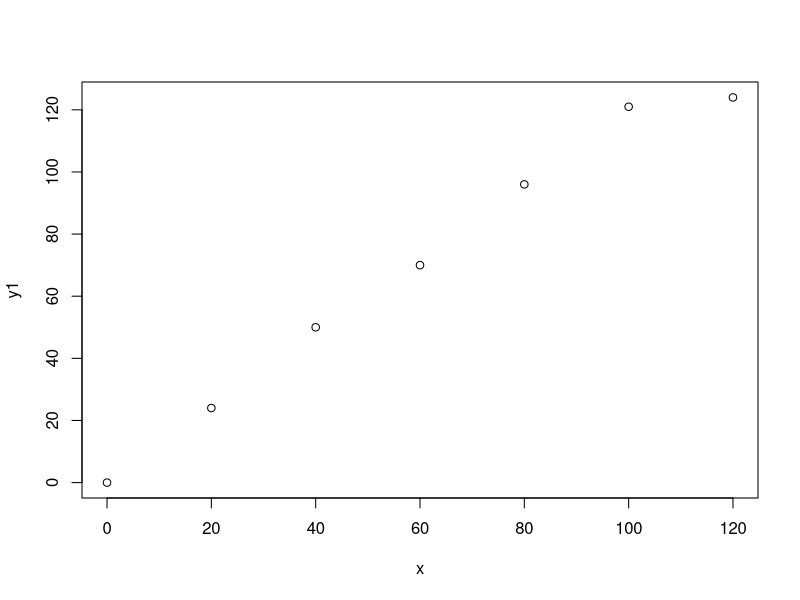
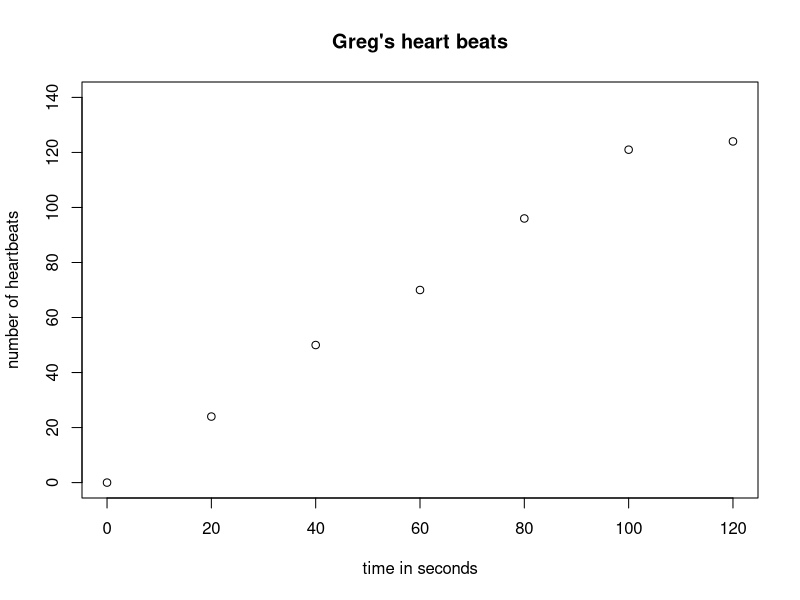
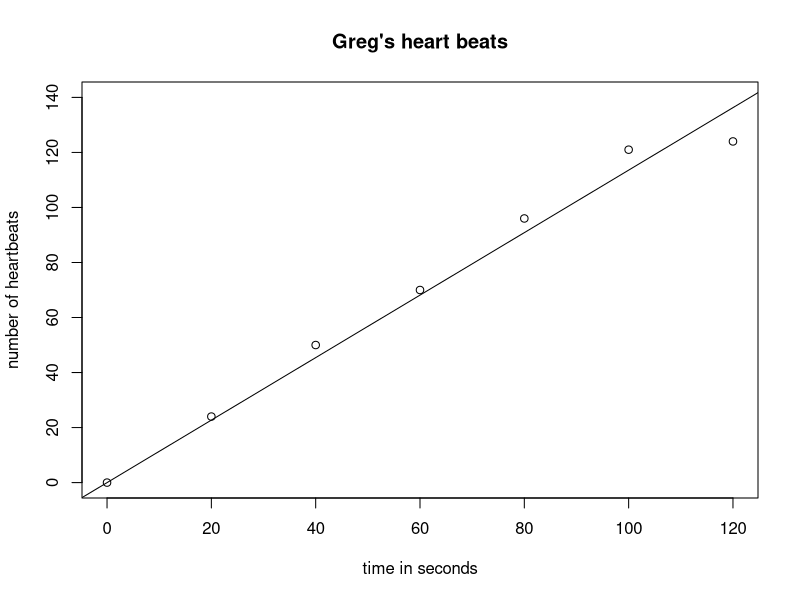
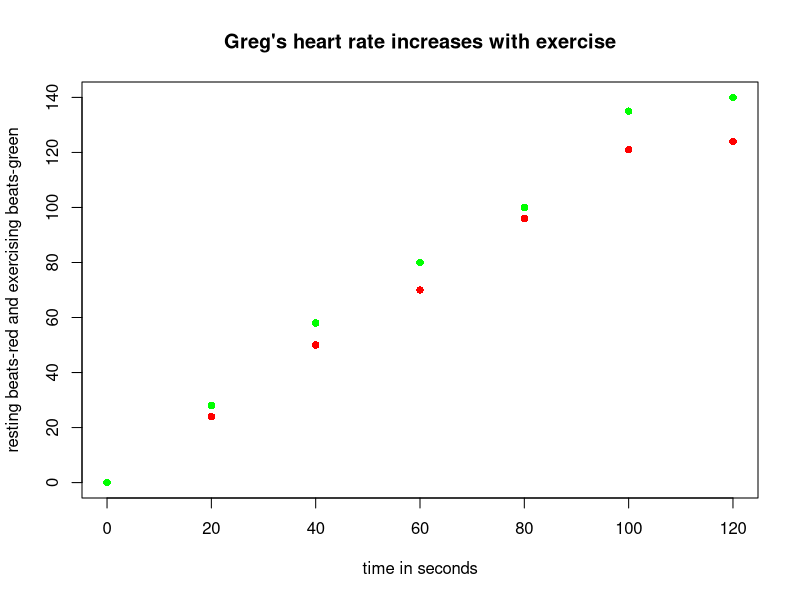
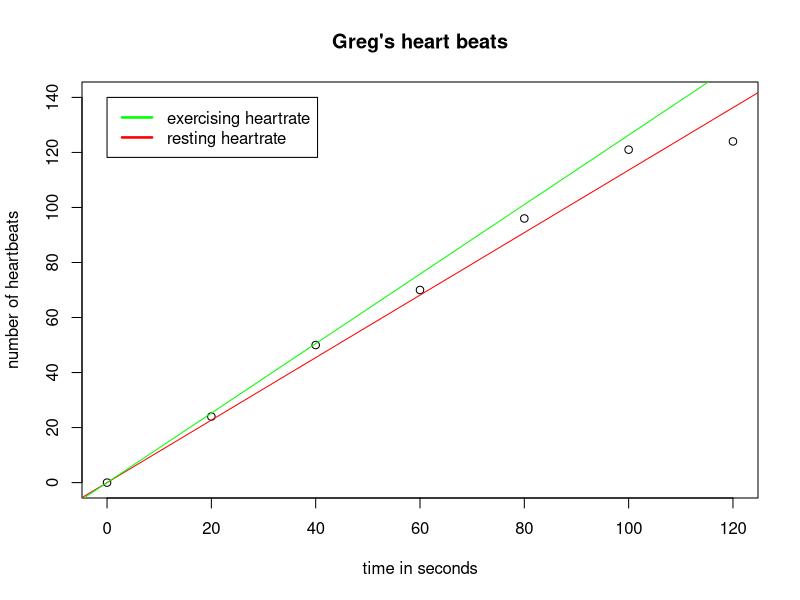

The R source for these figures, in order:
## ---- chunk 1
# This is a comment. Use it to explain what's going on!

## ---- chunk 2
# assign a value to a:
a<-"my value for a"

# assign a value to myFavoriteNumber:
myFavoriteNumber<-27

# print a and myFavoriteNumber
a
myFavoriteNumber

## ---- chunk 3
#enter your code here


## ---- chunk 4
# sets "value" equal to the sqaure root of 20
value<-sqrt(20)

value

## ---- chunk 5

help(sqrt)

## ---- chunk 6
sqrt(9)

#explicitly defining arguments:
sqrt(x=9)

#this won't work:
# sqrt(y=9)

## ---- chunk 7
#enter and run your "help" code here 


## ---- chunk 8
#enter and run your "plot" code here


## ---- chunk 9
myFirstVector<-c(1,2,3,4,5)

#print myFirstVector
myFirstVector
## ---- chunk 10
#enter your code here


## ---- chunk 11
#start by entering a vector of the x-values
x<-c(0, 20, 40, 60, 80, 100, 120)
#and one for the y-values (in order)
y1<-c(0, 24, 50, 70, 96, 121, 124)
#then plot y against x 
#the operator "~" means "value on the left depends upon value on the right"... or "y1 is a function of x": 
plot(y1~x)


## ---- chunk 12
#if you want to adjust the axis limits, add labels, and a title

plot(y1~x, xlim=c(0,120), ylim=c(0,140), main="Greg's heart beats", xlab="time in seconds", ylab = "number of heartbeats")


## ---- chunk 13
# in order to run the abline function below, you must first run the plot function:
plot(y1~x, xlim=c(0,120), ylim=c(0,140), main="Greg's heart beats", xlab="time in seconds", ylab = "number of heartbeats")

#to add the line, setting the y interect at zero, and get its slope, fit a linear model to the data and store the results in a variable (named "model" here).
model<-lm(formula=y1~0+x)
#add a best-fit line to the graph
abline (reg=model)
#type the name of the variable to see values of the slope and y-intercept
model
## ---- chunk 14
#to add another set of points and another line...
y2<-c(0, 28, 58, 80, 100, 135, 140)


## ---- chunk 15

matplot(x=x, y=cbind(y1,y2), type="p", col=c("red", "green"), pch=c(16,16), main="Greg's heart rate increases with exercise", xlab="time in seconds", ylab="resting beats-red and exercising beats-green")

## ---- chunk 16

plot(y1~x, xlim=c(0,120), ylim=c(0,140), main="Greg's heart beats", xlab="time in seconds", ylab = "number of heartbeats")


#repeat the linear model for y1
model<-lm(y1~0+x)
#plot its line in red
abline (model, col="red")
#and now the model for y2
model2<-lm(y2~0+x)
#and a green line for it
abline(model2, col="green")
#and to get the new slope and intercept
model2

#to add a legend, first need coordinates of the legend, c(“labels”), lty determines symbols with 1 = lines, lwd determines width of lines, colors 
legend(0,140, c("exercising heartrate", "resting heartrate"), lty=c(1,1), lwd=c(2.5, 2.5), col=c("green", "red") )


